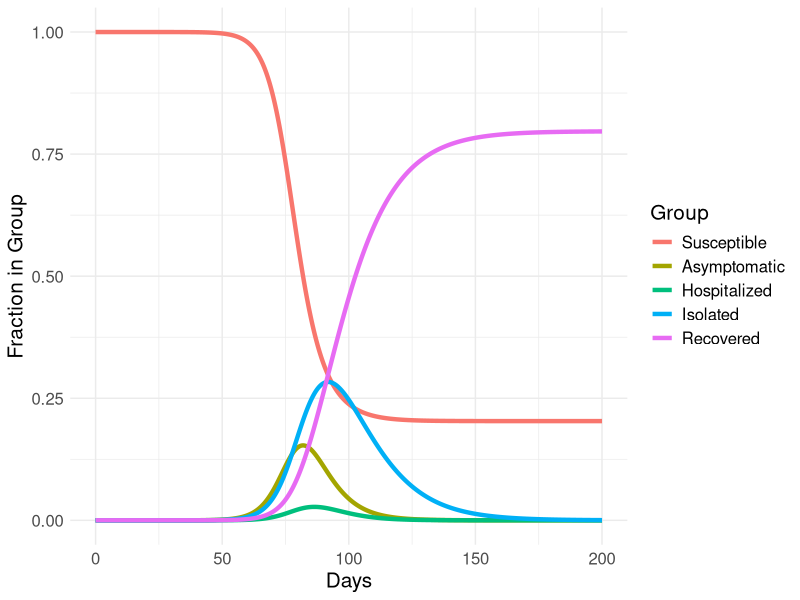
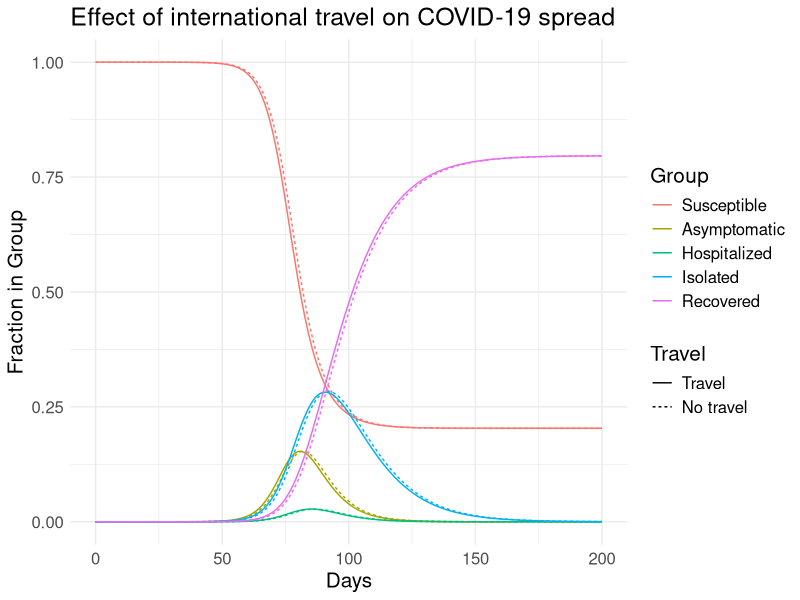

Here is the R script that generated these plots, in order:
## ---- chunk 1
library(deSolve)
library(data.table)
library(ggplot2)

sahir_ode <- function(times, init, parms) {
    with(as.list(c(parms, init)), {
        dS <- -beta * A * S
        dA <- beta * A * S - kappa * A
        dH <- kappa * eta * A - tau * H
        dI <- tau * H + kappa * (1 - eta) * A - phi * I
        dR <- phi * I
        list(c(dS, dA, dH, dI, dR))
    })
}

asymptomatic_time <- 5
hospitalized_time <- 5
hospitalized_percent <- 0.2
isolated_time <- 14

R0 <- 2
beta <- R0 / asymptomatic_time
kappa <- 1 / asymptomatic_time
eta <- hospitalized_percent
tau <- 1 / hospitalized_time
phi <- 1 / isolated_time

us_asymptomatic <- 20000
us_population <- 3e11
fraction_asymptomatic_us <- us_asymptomatic / us_population

parms <- c(beta = beta, kappa = kappa, eta = eta, tau = tau, phi = phi)
init <- c(S = 1 - fraction_asymptomatic_us, A = fraction_asymptomatic_us, H = 0, I = 0, R = 0)
times <- seq(0, 200, length.out = 2000)

sahir_out <- lsoda(init, times, sahir_ode, parms)

sahir_dt <- as.data.table(sahir_out)

group_names <- c('Susceptible', 'Asymptomatic', 'Hospitalized', 'Isolated', 'Recovered')
names(sahir_dt) <- c('time', group_names)

sahir_dt <- melt(
    sahir_dt, 
    id.vars = c('time'), 
    measure.vars = group_names
)

ggplot(sahir_dt, aes(x = time, y = value, color = variable)) +
    geom_line(lwd = 1.5) +
    theme_minimal() +
    theme(text = element_text(size = 15)) +
    labs(x = 'Days', y = 'Fraction in Group', color = 'Group')
## ---- chunk 2
percent_hospitalized <- sprintf("%1.1f%%", 100*max(sahir_dt[variable == "Hospitalized"]$value))
## ---- chunk 3

sahir_travel_ode <- function(times, init, parms) {
    with(as.list(c(parms, init)), {
        dS1 <- -beta * A1 * S1 + rho * (S2 - S1)
        dA1 <- beta * A1 * S1 - kappa * A1 + rho * (A2 - A1)
        dH1 <- kappa * eta* A1 - tau * H1
        dI1 <- tau * H1 + kappa * (1 - eta) * A1 - phi * I1
        dR1 <- phi * I1 + rho * (R2 - R1)
        
        dS2 <- -beta * A2 * S2 + rho * (S1 - S2)
        dA2 <- beta * A2 * S2 - kappa * A2 + rho * (A1 - A2)
        dH2 <- kappa * eta * A2 - tau * H2
        dI2 <- tau * H2 + kappa * (1 - eta) * A2 - phi * I2
        dR2 <- phi * I2 + rho * (R1 - R2)
        
        list(c(dS1, dA1, dH1, dI1, dR1, dS2, dA2, dH2, dI2, dR2))
    })
}

simulate_sahir_travel <- function(rho) {
    fraction_asymptomatic_europe <- fraction_asymptomatic_us * 3
    
    parms <- c(beta = beta, kappa = kappa, tau = tau, phi = phi, rho = rho)
    init <- c(
        S1 = 1 - fraction_asymptomatic_us, A1 = fraction_asymptomatic_us, H1 = 0, I1 = 0, R1 = 0,
        S2 = 1 - fraction_asymptomatic_europe, A2 = fraction_asymptomatic_europe, H2 = 0, I2 = 0, R2 = 0
    )
    times <- seq(0, 200, length.out = 2000)
    
    sahir_out <- lsoda(init, times, sahir_travel_ode, parms)
    
    sahir_dt <- as.data.table(sahir_out)

    indexed_names <- as.vector(outer(group_names, c(': US', ': Europe'), FUN = paste0))
    names(sahir_dt) <- c('time', indexed_names)
    
    sahir_dt <- melt(
        sahir_dt, 
        id.vars = c('time'), 
        measure.vars = indexed_names
    )
    
    sahir_dt
}

sahir_no_travel <- simulate_sahir_travel(0)
sahir_travel <- simulate_sahir_travel(0.002)

sahir_no_travel_us <- sahir_no_travel[grepl('US$', sahir_no_travel$variable)]
sahir_travel_us <- sahir_travel[grepl('US$', sahir_travel$variable)]
sahir_dt <- rbindlist(list("No travel" = sahir_no_travel_us, "Travel" = sahir_travel_us), idcol = "travel")

sahir_dt$variable <- sub(": US$", '', sahir_dt$variable)
sahir_dt$variable <- factor(sahir_dt$variable, levels = group_names)

sahir_dt$travel <- factor(sahir_dt$travel, levels = c('Travel', 'No travel'))

ggplot(sahir_dt, aes(x = time, y = value, color = variable, linetype = travel)) +
    geom_line(lwd = 0.5) + 
    theme_minimal() +
    theme(text = element_text(size = 15)) +
    labs(
        x = 'Days', 
        y = 'Fraction in Group', 
        color = 'Group', 
        linetype = 'Travel',
        title = "Effect of international travel on COVID-19 spread"
    )
